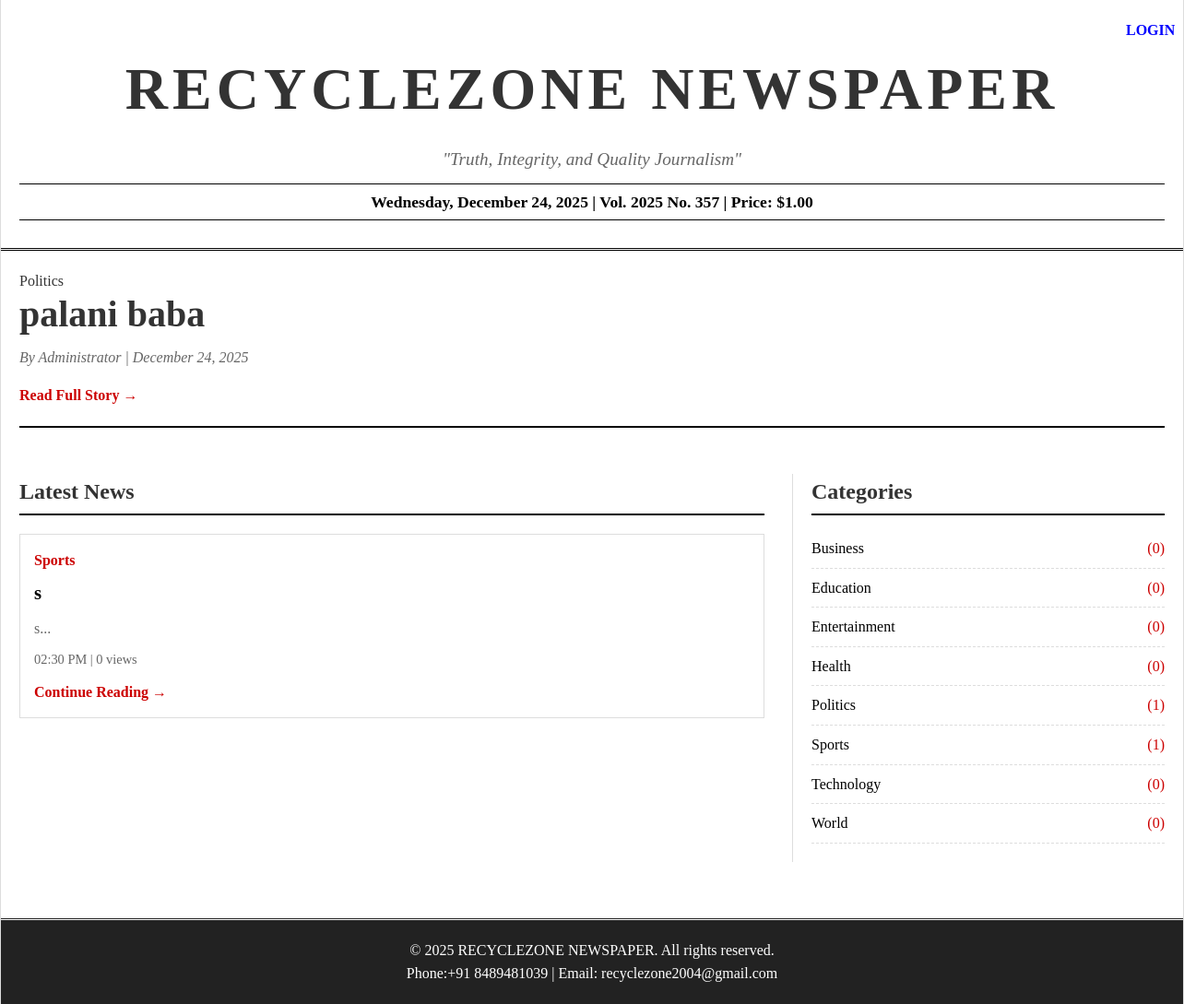
The page / on the database its author committed.
### tables this page shows
CREATE TABLE `articles` (
  `id` int(11) NOT NULL,
  `title` varchar(255) NOT NULL,
  `slug` varchar(255) DEFAULT NULL,
  `excerpt` text DEFAULT NULL,
  `content` longtext DEFAULT NULL,
  `category_id` int(11) DEFAULT NULL,
  `author` varchar(100) DEFAULT NULL,
  `featured_image` varchar(255) DEFAULT NULL,
  `is_featured` tinyint(1) DEFAULT 0,
  `is_breaking` tinyint(1) DEFAULT 0,
  `views` int(11) DEFAULT 0,
  `published_at` timestamp NOT NULL DEFAULT current_timestamp(),
  `status` enum('draft','published') DEFAULT 'published'
);

CREATE TABLE `categories` (
  `id` int(11) NOT NULL,
  `name` varchar(100) NOT NULL,
  `slug` varchar(100) DEFAULT NULL,
  `created_at` timestamp NOT NULL DEFAULT current_timestamp()
);

### index.php (the view, shortened to what this page needs)
<?php
require_once 'config.php';
?>
<!DOCTYPE html>
<html lang="en">
<head>
</head>
<body>
    <div class="newspaper-container">
        <header class="header">
            <div class="admin-panel" style="margin-left: 1200px;">
                    <a href="admin/login.php" style="color: blue; font-weight: bold; text-decoration: none;">LOGIN</a>
            </div>
            <div class="newspaper-title"><?php echo SITE_TITLE; ?></div>
            <div class="newspaper-motto">"Truth, Integrity, and Quality Journalism"</div>
            <div class="date-line">
                <?php
                echo date('l, F j, Y') . ' | ' .
                    'Vol. ' . date('Y') . ' No. ' . date('z') . ' | ' .
                    'Price: $1.00';
                ?>
            </div>
        </header>
        <div class="main-content">
            <?php
            $featured_query = "SELECT a.*, c.name as category_name
                             FROM articles a
                             LEFT JOIN categories c ON a.category_id = c.id
                             WHERE a.is_featured = 1 AND a.status = 'published'
                             ORDER BY a.published_at DESC LIMIT 1";
            $featured_result = mysqli_query($conn, $featured_query);
            if ($featured_row = mysqli_fetch_assoc($featured_result)):
            ?>
                <div class="featured-article">
                    <div class="article-category"><?php echo $featured_row['category_name']; ?></div>
                    <h1 class="headline"><?php echo htmlspecialchars($featured_row['title']); ?></h1>
                    <div class="byline">By <?php echo htmlspecialchars($featured_row['author']); ?> | <?php echo date('F j, Y', strtotime($featured_row['published_at'])); ?></div>
                    <a href="article.php?id=<?php echo $featured_row['id']; ?>" class="read-more">Read Full Story →</a>
                </div>
            <?php endif; ?>
            <div class="left-column">
                <h2 class="sidebar-title">Latest News</h2>
                <div class="article-grid">
                    <?php
                    $news_query = "SELECT a.*, c.name as category_name
                                  FROM articles a
                                  LEFT JOIN categories c ON a.category_id = c.id
                                  WHERE a.status = 'published' AND a.is_featured = 0
                                  ORDER BY a.published_at DESC LIMIT 6";
                    $news_result = mysqli_query($conn, $news_query);
                    while ($news_row = mysqli_fetch_assoc($news_result)):
                    ?>
                        <div class="article-card">
                            <div class="article-category" style="color: #c00; font-weight: bold; margin-bottom: 5px;">
                                <?php echo $news_row['category_name']; ?>
                            </div>
                            <h3 class="article-title"><?php echo htmlspecialchars($news_row['title']); ?></h3>
                            <div class="article-excerpt"><?php echo htmlspecialchars(substr($news_row['excerpt'], 0, 150)); ?>...</div>
                            <div class="article-meta" style="font-size: 0.9rem; color: #666; margin: 10px 0;">
                                <?php echo date('h:i A', strtotime($news_row['published_at'])); ?> |
                                <?php echo $news_row['views']; ?> views
                            </div>
                            <a href="../newspaper/admin/article.php?id=<?php echo $news_row['id']; ?>" class="read-more">Continue Reading →</a>
                        </div>
                    <?php endwhile; ?>
                </div>
            </div>
            <div class="sidebar">
<h2 class="sidebar-title">Categories</h2>
<ul class="category-list">
    <?php
    $cat_query = "SELECT c.*, COUNT(a.id) as article_count
                 FROM categories c
                 LEFT JOIN articles a ON c.id = a.category_id AND a.status = 'published'
                 GROUP BY c.id
                 ORDER BY c.name";
    $cat_result = mysqli_query($conn, $cat_query);
    while($cat_row = mysqli_fetch_assoc($cat_result)):
    ?>
    <li>
        <a href="category.php?id=<?php echo $cat_row['id']; ?>" style="color: #000; text-decoration: none;">
            <?php echo htmlspecialchars($cat_row['name']); ?>
            <span style="color: #c00; float: right;">(<?php echo $cat_row['article_count']; ?>)</span>
        </a>
    </li>
    <?php endwhile; ?>
</ul>
            </div>
        </div>
        <footer class="footer">
            <p>&copy; <?php echo date('Y'); ?> <?php echo SITE_TITLE; ?>. All rights reserved.</p>
            <p>Phone:+91 8489481039 | Email: recyclezone2004@gmail.com</p>
        </footer>
    </div>
</body>
</html>

### index.php (style rules this page uses)
* { margin: 0; padding: 0; box-sizing: border-box; }
body { font-family: 'Times New Roman', serif; background-color: #f5f5f5; color: #333; line-height: 1.6; }
.newspaper-container { max-width: auto; margin: 0 auto; background: white; box-shadow: 0 0 20px rgba(0, 0, 0, 0.1); border-left: 1px solid #ddd; border-right: 1px solid #ddd; }
.header { border-bottom: 3px double #000; padding: 20px; text-align: center; background: #fff; }
.newspaper-title { font-size: 4rem; font-weight: bold; text-transform: uppercase; letter-spacing: 5px; margin-bottom: 10px; font-family: 'Times New Roman', serif; }
.newspaper-motto { font-size: 1.2rem; font-style: italic; margin-bottom: 10px; color: #666; }
.date-line { font-size: 1.1rem; font-weight: bold; color: #000; border-top: 1px solid #000; border-bottom: 1px solid #000; padding: 5px 0; margin: 10px 0; }
.main-content { display: grid; grid-template-columns: 2fr 1fr; gap: 30px; padding: 20px; }
.featured-article { grid-column: 1 / -1; border-bottom: 2px solid #000; padding-bottom: 20px; margin-bottom: 20px; }
.headline { font-size: 2.5rem; font-weight: bold; line-height: 1.2; margin-bottom: 10px; }
.byline { font-style: italic; color: #666; margin-bottom: 15px; }
.article-grid { display: grid; grid-template-columns: repeat(auto-fit, minmax(300px, 1fr)); gap: 20px; margin-top: 20px; }
.article-card { border: 1px solid #ddd; padding: 15px; background: #fff; transition: transform 0.3s; }
.article-title { font-size: 1.3rem; font-weight: bold; margin-bottom: 10px; color: #000; }
.article-excerpt { color: #666; margin-bottom: 10px; }
.read-more { color: #c00; text-decoration: none; font-weight: bold; }
.sidebar { border-left: 1px solid #ddd; padding-left: 20px; }
.sidebar-title { font-size: 1.5rem; font-weight: bold; border-bottom: 2px solid #000; padding-bottom: 5px; margin-bottom: 15px; }
.category-list { list-style: none; margin-bottom: 20px; }
.category-list li { padding: 8px 0; border-bottom: 1px dashed #ddd; }
.footer { background: #222; color: white; text-align: center; padding: 20px; margin-top: 40px; border-top: 3px double #fff; }

### rows shown on the page
articles: category.name "Politics", title "palani baba", author "Administrator", published_at "December 24, 2025"
articles: category.name "Sports", title "s", excerpt "s", published_at "02:30 PM", views "0"
categories: name "Business", article_count "0"
categories: name "Education", article_count "0"
categories: name "Entertainment", article_count "0"
categories: name "Health", article_count "0"
categories: name "Politics", article_count "1"
categories: name "Sports", article_count "1"
categories: name "Technology", article_count "0"
categories: name "World", article_count "0"

### other values the page prints
SITE_TITLE "RECYCLEZONE NEWSPAPER"
